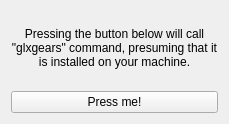
<?xml version="1.0" encoding="UTF-8"?>
<ui version="4.0">
 <class>Form</class>
 <widget class="QWidget" name="Form">
  <property name="geometry">
   <rect>
    <x>0</x>
    <y>0</y>
    <width>229</width>
    <height>124</height>
   </rect>
  </property>
  <property name="windowTitle">
   <string>Basic CShellCommand example</string>
  </property>
  <layout class="QVBoxLayout" name="verticalLayout">
   <item>
    <widget class="QLabel" name="label">
     <property name="minimumSize">
      <size>
       <width>0</width>
       <height>70</height>
      </size>
     </property>
     <property name="text">
      <string>Pressing the button below will call &quot;glxgears&quot; command, presuming that it is installed on your machine.</string>
     </property>
     <property name="alignment">
      <set>Qt::AlignCenter</set>
     </property>
     <property name="wordWrap">
      <bool>true</bool>
     </property>
    </widget>
   </item>
   <item>
    <widget class="CShellCommand" name="CShellCommand">
     <property name="text">
      <string>Press me!</string>
     </property>
     <property name="command" stdset="0">
      <string>glxgears</string>
     </property>
    </widget>
   </item>
  </layout>
 </widget>
 <customwidgets>
  <customwidget>
   <class>PyDMShellCommand</class>
   <extends>QPushButton</extends>
   <header>pydm.widgets.shell_command</header>
  </customwidget>
  <customwidget>
   <class>CShellCommand</class>
   <extends>PyDMShellCommand</extends>
   <header>comrad.widgets.buttons</header>
  </customwidget>
 </customwidgets>
 <resources/>
 <connections/>
</ui>
